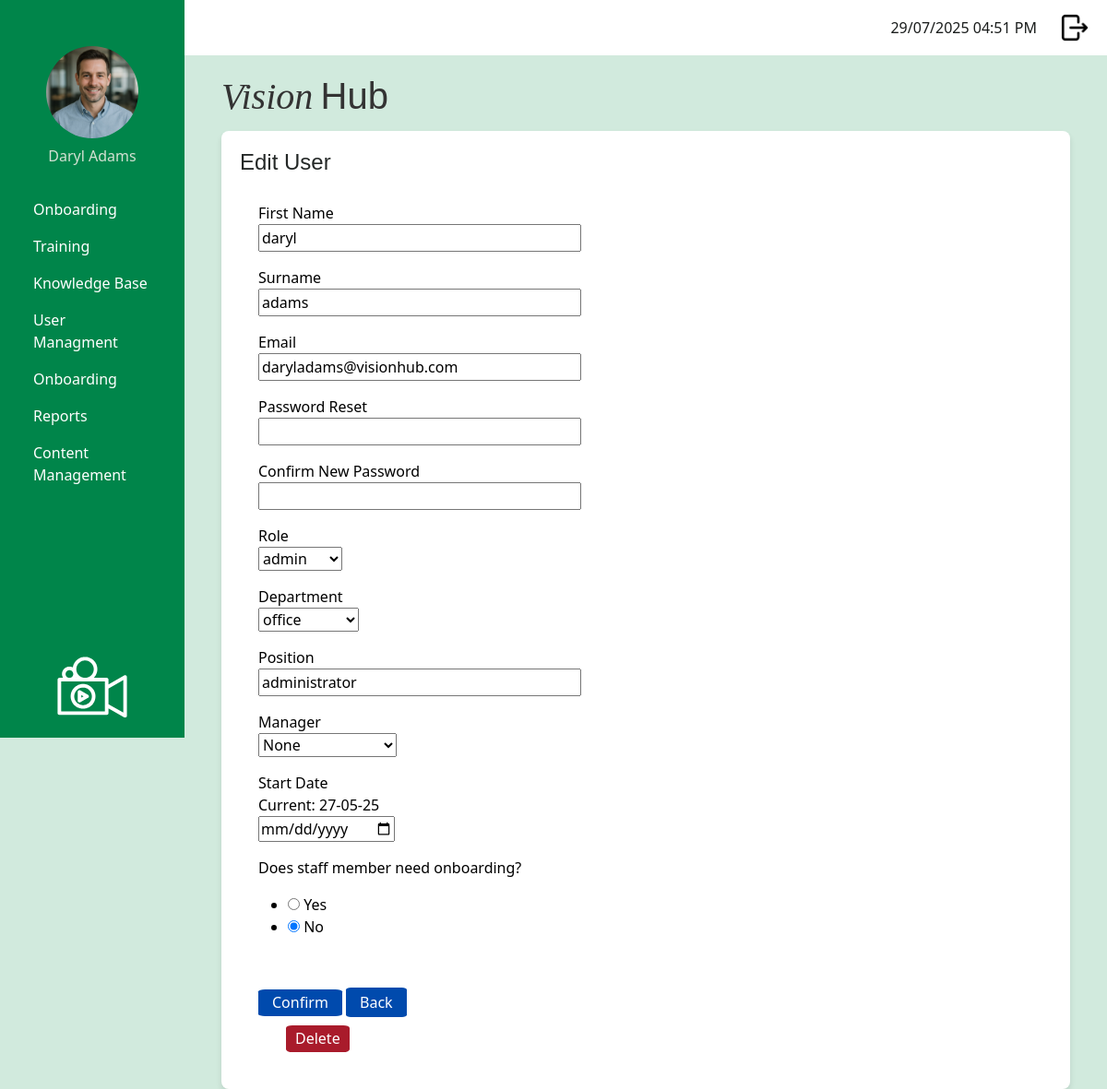
The page /admin/edit_user/1 (signed in) on the database its author committed.
### app/models.py (models this page shows, shortened)
class User(UserMixin, db.Model):
    __tablename__ = 'user'
    id: so.Mapped[int] = so.mapped_column(primary_key = True)
    username: so.Mapped[str] = so.mapped_column(
        sa.String(120),
        index = True,
        unique = True
    )
    first_name: so.Mapped[str] = so.mapped_column(
        sa.String(50),
        index = True
    )
    surname: so.Mapped[str] = so.mapped_column(
        sa.String(50),
        index = True
    )
    job_title: so.Mapped[str] = so.mapped_column(
        sa.String(50),
        index = True
    )
    password_hash: so.Mapped[str] = so.mapped_column(
        sa.String(256)
    )
    is_onboarding: so.Mapped[bool] = so.mapped_column(
        default = False   # Default: Not onboarding
    )
    dateStarted: so.Mapped[datetime] = so.mapped_column(
        index=True,
        default = lambda:
            datetime.now(timezone.utc)
    )
    google_email: so.Mapped[Optional[str]] = so.mapped_column(
        sa.String(120),
        unique = True,
        nullable = True
    )
    profile_photo: so.Mapped[Optional[str]] = so.mapped_column(
        sa.String(120),
        nullable = True,
        default = 'profileDefault.png'
    )
    manager_id: so.Mapped[Optional[int]] = so.mapped_column(
        sa.ForeignKey('user.id'),
        nullable = True
    )
    manager: so.Mapped[Optional['User']] = so.relationship(
        'User',
        remote_side=[id],
        back_populates = 'manages'
    )
    manages: so.Mapped[List['User']] = so.relationship(
        'User',
        back_populates = 'manager'
    )
    role_id: so.Mapped[int] = so.mapped_column(
        sa.ForeignKey('role.id')
    )
    role: so.Mapped['Role'] = so.relationship(
        'Role',
        back_populates = 'users'
    )
    department_id: so.Mapped[int] = so.mapped_column(
        sa.ForeignKey('department.id')
    )
    department: so.Mapped['Department'] = so.relationship(
        'Department',
        back_populates = 'users'
    )
    module_progress: so.Mapped[List['UserModuleProgress']] = so.relationship(
        'UserModuleProgress', back_populates = 'user'
    )
    onboarding_path_id: so.Mapped[int] = so.mapped_column(
        sa.ForeignKey('onboarding_path.id'),
        nullable = True
    )
    onboarding_path: so.Mapped['OnboardingPath'] = so.relationship(
        'OnboardingPath'
    )

class Role(db.Model):
    __tablename__ = 'role'
    id: so.Mapped[int] = so.mapped_column(primary_key=True)
    role_name: so.Mapped[str] = so.mapped_column(
        sa.String(20),
        index = True,
        unique = True
    )
    users: so.Mapped[list['User']] = so.relationship(
        'User', back_populates = 'role'
    )

### app/admin/routes.py (the view, shortened to what this page needs)
@app.route('/admin/edit_user/<int:user_id>', methods = ['GET', 'POST'])
@login_required
def edit_user(user_id):
    if current_user.role.role_name != "admin":
        return redirect(url_for('logout'))
    user = User.query.get_or_404(user_id)
    form = EditUserForm(obj=user)
    form.user_id = user.id
    form.role.choices = [
        (role.id, role.role_name) for role in Role.query.all()
]
    form.department.choices = [
        (dept.id, dept.department_name) for dept in Department.query.all()
    ]
    manager_role = Role.query.filter_by(role_name='manager').first()
    manager_choices = [(0, 'None')]
    if manager_role:
        manager_choices += [
            (u.id, f"{u.first_name.title()} {u.surname.title()}")
            for u in User.query.filter_by(role_id=manager_role.id)
        ]
    form.manager.choices = manager_choices
    if request.method == 'GET':
        form.role.data = user.role_id
        form.department.data = user.department_id
        form.manager.data = user.manager_id or 0
        form.is_onboarding.data = 'yes' if user.is_onboarding else 'no'
    return render_template(
        'admin/editUser.html',
        title='Edit User',
        form=form,
        user=user,
    )

### app/admin/forms.py
class EditUserForm(FlaskForm):
    first_name = StringField('First Name', validators=[DataRequired()])
    surname = StringField('Surname', validators=[DataRequired()])
    username = StringField('Email', validators=[DataRequired(), validate_email, validate_username])
    password = PasswordField('Password Reset', validators=[Optional(), Length (min=8, max=30)])
    password2 = PasswordField('Confirm New Password', validators=[Optional(), EqualTo('password')])
    role = SelectField('Role', coerce=int, validators=[DataRequired()])
    is_onboarding = RadioField('Does staff member need onboarding?', choices=[('yes', 'Yes'), ('no', 'No')],validators=[DataRequired()])
    manager= SelectField('Manager', coerce=int, validators=[Optional()])
    department = SelectField('Department', coerce=int, validators=[DataRequired()])
    job_title = StringField('Position', validators=[DataRequired()])
    dateStarted = DateField('Start Date', format='%d-%m-%y', validators=[Optional()])
    submit = SubmitField('Confirm')

### app/models.py (called while the page is built)
@login.user_loader
def load_user(id):
    return db.session.get(User, int(id))

### app/templates/admin/editUser.html (shortened to what this page needs)
{% extends "base.html" %}
{% block content %}
<h1 class = "page-title">Edit User</h1>
<div class="form-container">
    <form method="post" autocomplete="off">
        <p>
            {{ form.first_name.label }}<br>
            {{ form.first_name(size=32) }}<br>
        </p>
        <p>
            {{ form.surname.label }}<br>
            {{ form.surname(size=32) }}<br>
        </p>
        <p>
            {{ form.username.label }}<br>
            {{ form.username(size=32) }}<br>
        </p>
        <p>
            {{ form.password.label }}<br>
            {{ form.password(size=32, autocomplete="new-password") }}<br>
        </p>
        <p>
            {{ form.password2.label }}<br>
            {{ form.password2(size=32, autocomplete="new-password") }}<br>
        </p>
        <p>
            {{ form.role.label }}<br>
            {{ form.role() }}<br>
        </p>
        <p>
            {{ form.department.label }}<br>
            {{ form.department() }}<br>
        </p>
        <p>
            {{ form.job_title.label }}<br>
            {{ form.job_title(size=32) }}<br>
        </p>
        <p>
        {{ form.manager.label }}<br>
        {{ form.manager() }}<br>
        </p>
        <p>
            {{ form.dateStarted.label }}<br>
            Current: {{ user.dateStarted.strftime('%d-%m-%y') }}<br>
            {{ form.dateStarted() }}<br>
        </p>
        <p>
            {{ form.is_onboarding.label }}<br>
            {{ form.is_onboarding() }}<br>
        </p>
        <div class="button-container-form">
            {{ form.submit(class_="dark-blue-button") }}
            <a href="{{ url_for('manage_users') }}" class="dark-blue-button">Back</a>
        </div>
    </form>
    <form action="{{ url_for('delete_user', user_id=user.id) }}"
          method="post"
          onsubmit="return confirm('Confirm delete');">
          <button type="submit" class="warning-button">Delete</button>
    </form>
</div>
{% endblock %}

### app/templates/base.html (shortened to what this page needs)
<!doctype html>
<html>
    <head>
            <link
            href="{{ url_for('static', filename='css/bootstrap.min.css') }}"
            rel="stylesheet"/>
            <link href="{{ url_for('static', filename='css/stylesheet.css') }}" rel="stylesheet"/>
        </head>
    <body>
         <div class="sidebar">
            <div class="profile-container">
                <form id="photoForm"
                    action="{{ url_for('update_profile_photo') }}"
                    method="POST"
                    enctype="multipart/form-data"
                    style="display:inline;">
                <img src="{{ url_for('static',
                                    filename='images/profilePhoto/'
                                        ~ (current_user.profile_photo or 'profileDefault.png')) }}"
                    id="profilePicture"
                    class="profilePicture"
                    alt="Click to change photo"
                    style="cursor:pointer; width:100px; height:100px;
                            object-fit:cover; border-radius:50%;">
                </form>
                <h5 class="profile-photo-text">{{ current_user.first_name|title }} {{ current_user.surname|title }}</h5>
            </div>
            <nav class="nav flex-column sideNavLink-container">
                {% if current_user.role.role_name == 'admin' %}
                    <a class="nav-link" href="#">Onboarding</a>
                    <a class="nav-link" href="{{ url_for('manage_training_modules') }}">Training</a>
                    <a class="nav-link" href="#">Knowledge Base</a>
                    <a class="nav-link" href="{{ url_for('manage_users') }}">User Managment</a>
                    <a class="nav-link" href="#">Onboarding</a>
                    <a class="nav-link" href="#">Reports</a>
                    <a class="nav-link" href="#">Content Management</a>
                    {% elif current_user.role.role_name == 'manager' %}
                    <a class="nav-link" href="#">Onboarding</a>
                    <a class="nav-link" href="#">Training</a>
                    <a class="nav-link" href="#">Reports</a>
                    {% elif current_user.role.role_name == 'staff' %}
                    <a class="nav-link" href="#">Onboarding</a>
                    <a class="nav-link" href="{{ url_for('training_dashboard') }}">Training</a>
                {% endif %}
            </nav>
            <img src="{{ url_for('static', filename='images/logoImageWhite.svg') }}" class="sidebarLogo">
        </div>
         <div class="top-bar">
            <div class="d-flex align-items-center">
                <span class="me-3" id="clock"></span>
                <a href="{{ url_for('logout') }}" class="logout-link">
                    <img src="{{ url_for('static', filename='images/logout.png') }}" class="logout-image">
                </a>
            </div>
        </div>
        <div class="logo-name-container">
            <h2 class="logo-text">
                <span class="logo-vision">Vision</span>
                <span class="logo-hub">Hub</span>
            </h2>
        </div>
        <div class="content">
            {% block content %}
            {% endblock %}
        </div>
    </body>
</html>

### app/static/css/stylesheet.css (style rules this page uses)
body { color: #000000; background-color: #d1eadd ; }
.logo-name-container { display: flex; align-items: baseline; margin-left: 240px; margin-top: 20px; margin-bottom: 5px; gap: 2rem; color: #333; }
.logo-vision { font-family: 'Playfair Display', serif; font-weight: 450; font-style: italic; font-size: 2.5rem; }
.logo-hub { font-family: 'Montserrat', sans-serif; font-weight: 200; font-size: 2.5rem; margin-left: 0; }
.sidebar { background-color: #00854a; color: white; font-size: 1rem; font-weight: 400; height: 100vh; position: fixed; width: 200px; padding: 20px; display: flex; flex-direction: column; justify-content: space-between; text-align: left }
.profile-photo-text { font-size: 1rem; font-weight: 200; color: rgb(211, 225, 211); text-align: center; }
.sidebarLogo { max-width: 100%; width: 120px; height: auto; display: block; margin: 0 auto; margin-top: auto; }
.profilePicture { display: block; margin: 30px auto 10px auto; border-radius: 50%; width: 80px; height: 80px; object-fit: cover; }
.sideNavLink-container { margin-top: 20px; }
.nav-link { border-radius: 0.5rem; color: white; }
.top-bar { background-color: white; height: 60px; padding: 10px 20px; margin-left: 200px; display: flex; justify-content: flex-end; align-items: center; }
.logout-image { width: 30px; height: 30px; object-fit: cover; margin-left: 10px; }
#clock { color: #1a1d1c; margin-right: 20px; }
.warning-button { background-color: #a91b2b; color: white; padding: 5px 10px; border-radius: 10%; text-decoration: none; margin-left: 30px; border: none; box-shadow: none; font-size: 1rem; line-height: 1.2; }
.dark-blue-button { background-color: #004AAD; color: white; padding: 5px 15px; border-radius: 8%; text-decoration: none; margin: auto; font-size: 1rem; line-height: 1.2; border: none; box-shadow: none; }
.button-container-form { display: inline-block; margin-bottom: 10px; margin-top: 0px; }
.content { background-color: white; border-radius: 8px; margin-left: 240px; padding: 20px; box-shadow: 0 4px 6px rgba(0, 0, 0, 0.1); max-width: calc(100% - 240px - 40px); }
.page-title { font-family: 'Montserrat', sans-serif; font-size: 1.5rem; font-weight: 200; color: #242827; }
.form-container { padding: 20px; }

### rows shown on the page
User: profile_photo (picture), first_name "Daryl", surname "Adams", first_name "daryl", surname "adams", username "daryladams@visionhub.com", role "admin", department "office", job_title "administrator", manager "None", dateStarted "27-05-25", is_onboarding "☐ Yes ☑ No"
Role: manager.label "Manager"
